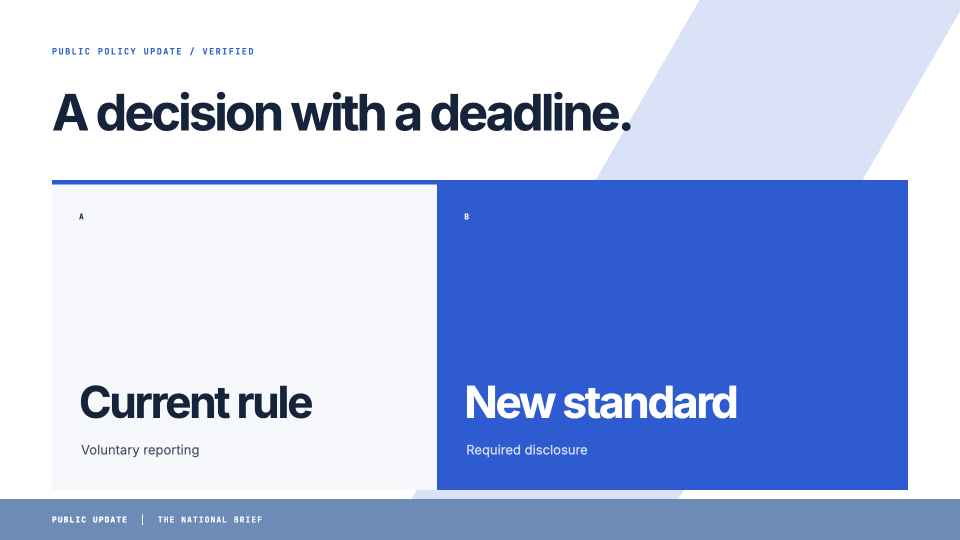
#> input picture presenter-authority-broadcast/assets/frames/preview/affected-groups.png, 1920 x 1080 px, given in place of orientation--authority-cover.png, which was not available (shown at 1/2 size)
$ python build-layout-contact-sheet.py
#> lines starting #> are read from the running program, lines starting #| are printed output that depends on the picture; pictures that were not available may be replaced by others from this repository, and a replacement may not be noted
#!/usr/bin/env python3
import argparse
from pathlib import Path
from PIL import Image, ImageDraw, ImageFont

ROOT = Path(__file__).resolve().parent.parent
LAYOUT_ROOT = ROOT / "assets" / "layouts"
GROUPS = [
    ("Orientation and closure", ["orientation/authority-cover","orientation/briefing-map","orientation/section-pivot","orientation/public-action-close"]),
    ("Text and evidence", ["text/claim-support","text/two-column-argument","text/three-fact-columns","text/bullet-hierarchy","text/action-checklist","text/source-quote","text/document-excerpt"]),
    ("Metrics and charts", ["data/single-stat","data/kpi-row","data/kpi-grid","data/data-table","data/ranked-bars","data/time-series","data/share-ring","data/scenario-range"]),
    ("Comparison and decision", ["comparison/balanced-split","comparison/before-after","comparison/benefit-risk","comparison/option-matrix","comparison/threshold-decision"]),
    ("Time and process", ["time/ordered-steps","time/milestone-timeline","time/phased-roadmap","time/rollout-lanes","time/handoff-flow","time/deadline-countdown"]),
    ("Systems and relationships", ["system/layered-system","system/decision-flow","system/hub-spoke","system/dependency-network"]),
    ("Geography and media", ["media/regional-map","media/flow-map","media/media-left","media/media-right","media/evidence-hero","media/evidence-grid"]),
]
PALETTES = {
    "authority-broadcast": {"canvas": "#0B111C", "header": "#16243B", "text": "#F3F6FA", "label": "#182943", "label_text": "#D9E3EF"},
    "monumental-minimal": {"canvas": "#E8EEF7", "header": "#FFFFFF", "text": "#16243B", "label": "#DCE4F0", "label_text": "#16243B"},
    "black-gold": {"canvas": "#090806", "header": "#17140D", "text": "#E5C467", "label": "#241E10", "label_text": "#E5C467"},
    "obsidian-champagne": {"canvas": "#07090C", "header": "#171B20", "text": "#F1EEE7", "label": "#22282E", "label_text": "#D7D4CD"},
    "petrol-brass": {"canvas": "#061B1D", "header": "#133438", "text": "#EFEAE0", "label": "#1C4548", "label_text": "#D2D7D2"},
    "parchment-oxblood": {"canvas": "#D8D0C4", "header": "#EDE7DC", "text": "#1C1B1A", "label": "#D0C2B0", "label_text": "#1C1B1A"},
    "porcelain-carbon": {"canvas": "#D9DCDA", "header": "#F0F1EE", "text": "#1B2227", "label": "#CCD2CF", "label_text": "#1B2227"},
}
COLS = 5
TILE = (360, 203)
LABEL_H = 42
HEADER_H = 58
LEFT = 34
TOP = 34
GAP_X = 18
GAP_Y = 18

parser = argparse.ArgumentParser()
parser.add_argument("--color-system", choices=PALETTES, default="authority-broadcast")
args = parser.parse_args()
colors = PALETTES[args.color_system]

def font(size, bold=False):
    candidates = [
        "/System/Library/Fonts/Supplemental/Arial Bold.ttf" if bold else "/System/Library/Fonts/Supplemental/Arial.ttf",
        "/System/Library/Fonts/Helvetica.ttc",
    ]
    for candidate in candidates:
        try:
            return ImageFont.truetype(candidate, size)
        except OSError:
            pass
    return ImageFont.load_default()

rows = sum((len(ids) + COLS - 1) // COLS for _, ids in GROUPS)
width = LEFT * 2 + COLS * TILE[0] + (COLS - 1) * GAP_X
height = TOP * 2 + len(GROUPS) * HEADER_H + rows * (TILE[1] + LABEL_H) + (rows - len(GROUPS)) * GAP_Y
canvas = Image.new("RGB", (width, height), colors["canvas"])
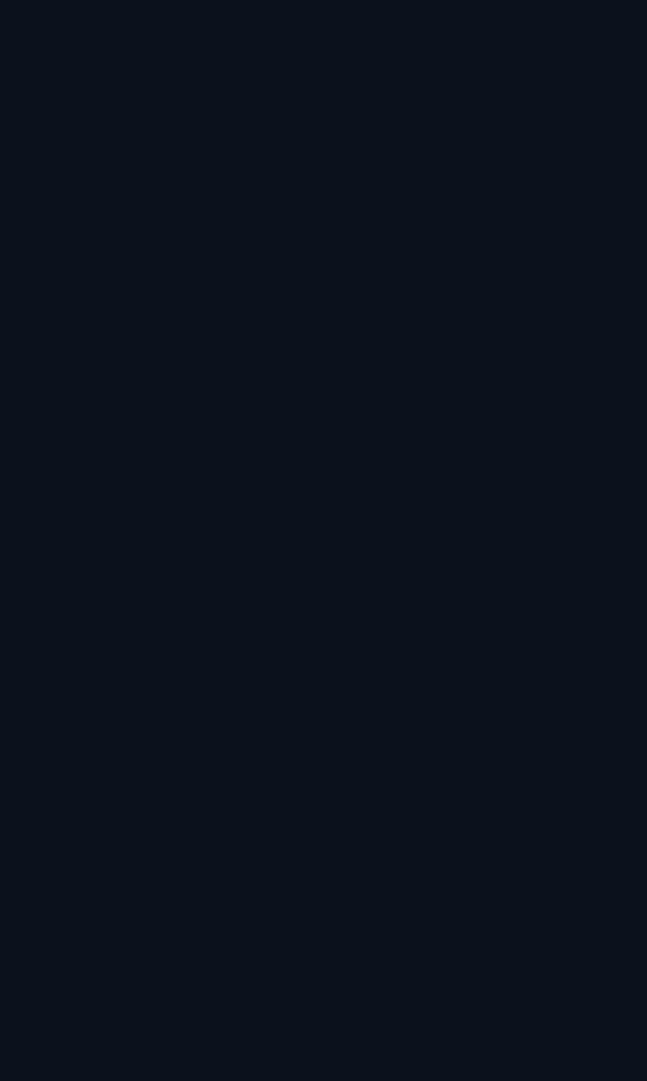
#> canvas: PIL image 1940x3241 RGB (shown at 1/3 size); mean R, G, B 11, 17, 28
draw = ImageDraw.Draw(canvas)
family_font = font(25, True)
label_font = font(15, True)
preview_root = LAYOUT_ROOT / "preview" / args.color_system
y = TOP
for family, ids in GROUPS:
    draw.rectangle((LEFT, y, width - LEFT, y + HEADER_H - 10), fill=colors["header"])
    draw.text((LEFT + 18, y + 10), family.upper(), font=family_font, fill=colors["text"])
    y += HEADER_H
    family_rows = (len(ids) + COLS - 1) // COLS
    for index, layout_id in enumerate(ids):
        row, col = divmod(index, COLS)
        x = LEFT + col * (TILE[0] + GAP_X)
        tile_y = y + row * (TILE[1] + LABEL_H + GAP_Y)
        filename = layout_id.replace("/", "--") + ".png"
        with Image.open(preview_root / filename) as source:
#> source is the input picture: PIL image 1920x1080 RGB; mean R, G, B 174.8, 190.8, 229.8
            tile = source.convert("RGB").resize(TILE, Image.Resampling.LANCZOS)
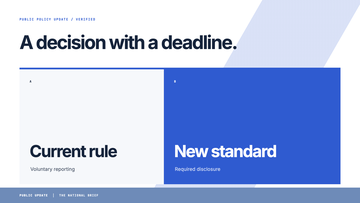
#> tile: PIL image 360x203 RGB; mean R, G, B 174.5, 190.5, 229.6
        canvas.paste(tile, (x, tile_y))
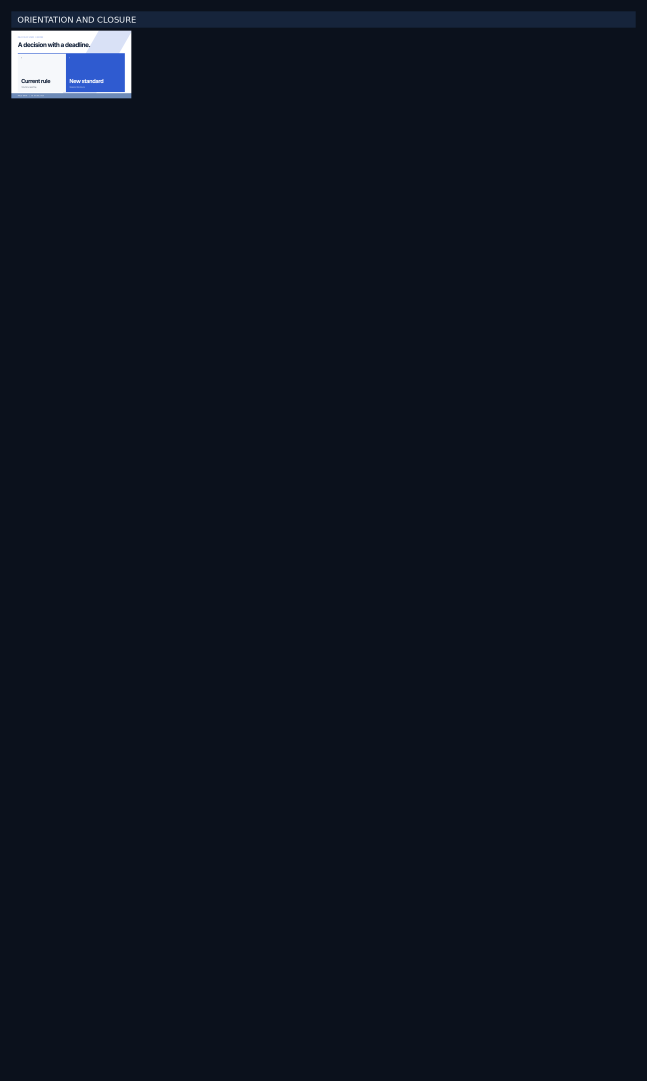
#> canvas: PIL image 1940x3241 RGB (shown at 1/3 size); mean R, G, B 13.1, 19.4, 30.9
#> (the run stopped early here; a loop or call above may not have finished)
